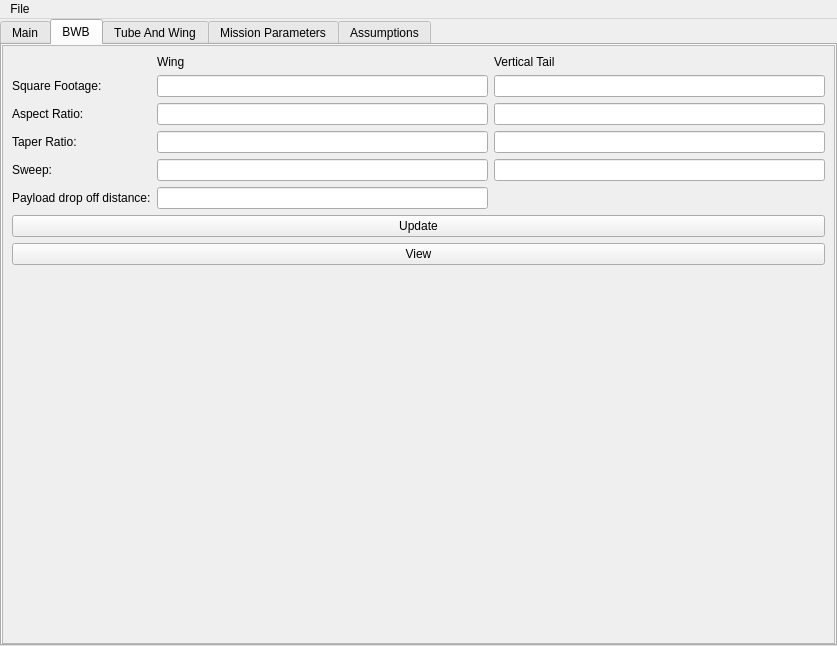
<?xml version="1.0" encoding="UTF-8"?>
<ui version="4.0">
 <class>MainWindow</class>
 <widget class="QMainWindow" name="MainWindow">
  <property name="geometry">
   <rect>
    <x>0</x>
    <y>0</y>
    <width>837</width>
    <height>646</height>
   </rect>
  </property>
  <property name="windowTitle">
   <string>BWB Decision Support Tool</string>
  </property>
  <widget class="QWidget" name="centralwidget">
   <layout class="QGridLayout" name="gridLayout_5">
    <property name="sizeConstraint">
     <enum>QLayout::SizeConstraint::SetDefaultConstraint</enum>
    </property>
    <property name="leftMargin">
     <number>0</number>
    </property>
    <property name="topMargin">
     <number>0</number>
    </property>
    <property name="rightMargin">
     <number>0</number>
    </property>
    <property name="bottomMargin">
     <number>0</number>
    </property>
    <item row="0" column="0">
     <widget class="QTabWidget" name="tabWidget">
      <property name="currentIndex">
       <number>1</number>
      </property>
      <widget class="QWidget" name="tbMain">
       <attribute name="title">
        <string>Main</string>
       </attribute>
       <layout class="QGridLayout" name="gridLayout_4">
        <property name="leftMargin">
         <number>0</number>
        </property>
        <property name="topMargin">
         <number>0</number>
        </property>
        <property name="rightMargin">
         <number>0</number>
        </property>
        <property name="bottomMargin">
         <number>0</number>
        </property>
        <item row="0" column="0">
         <widget class="QScrollArea" name="scrollArea">
          <property name="widgetResizable">
           <bool>true</bool>
          </property>
          <widget class="QWidget" name="scrollAreaWidgetContents">
           <property name="geometry">
            <rect>
             <x>0</x>
             <y>0</y>
             <width>814</width>
             <height>589</height>
            </rect>
           </property>
           <layout class="QVBoxLayout" name="verticalLayout_2">
            <item>
             <layout class="QGridLayout" name="gridLayout_3">
              <item row="0" column="0">
               <widget class="QLabel" name="imgPlot">
                <property name="sizePolicy">
                 <sizepolicy hsizetype="Expanding" vsizetype="Expanding">
                  <horstretch>0</horstretch>
                  <verstretch>0</verstretch>
                 </sizepolicy>
                </property>
                <property name="text">
                 <string/>
                </property>
                <property name="pixmap">
                 <pixmap>plot_placeholder.png</pixmap>
                </property>
               </widget>
              </item>
              <item row="1" column="0">
               <widget class="QPushButton" name="btnPlot">
                <property name="sizePolicy">
                 <sizepolicy hsizetype="Expanding" vsizetype="Fixed">
                  <horstretch>0</horstretch>
                  <verstretch>0</verstretch>
                 </sizepolicy>
                </property>
                <property name="text">
                 <string>plot</string>
                </property>
               </widget>
              </item>
              <item row="0" column="1">
               <layout class="QVBoxLayout" name="verticalLayout">
                <item>
                 <widget class="QToolButton" name="ddGeometry">
                  <property name="sizePolicy">
                   <sizepolicy hsizetype="Minimum" vsizetype="Fixed">
                    <horstretch>0</horstretch>
                    <verstretch>0</verstretch>
                   </sizepolicy>
                  </property>
                  <property name="text">
                   <string>Geometry</string>
                  </property>
                 </widget>
                </item>
                <item>
                 <widget class="QToolButton" name="ddMissionParameters">
                  <property name="sizePolicy">
                   <sizepolicy hsizetype="Minimum" vsizetype="Fixed">
                    <horstretch>0</horstretch>
                    <verstretch>0</verstretch>
                   </sizepolicy>
                  </property>
                  <property name="acceptDrops">
                   <bool>false</bool>
                  </property>
                  <property name="text">
                   <string>Mission Parameters</string>
                  </property>
                  <property name="checkable">
                   <bool>false</bool>
                  </property>
                 </widget>
                </item>
               </layout>
              </item>
             </layout>
            </item>
            <item>
             <layout class="QGridLayout" name="gridLayout_9">
              <item row="0" column="0">
               <widget class="QLabel" name="label">
                <property name="text">
                 <string>TextLabel</string>
                </property>
               </widget>
              </item>
             </layout>
            </item>
           </layout>
          </widget>
         </widget>
        </item>
       </layout>
      </widget>
      <widget class="QWidget" name="tbBWB">
       <attribute name="title">
        <string>BWB</string>
       </attribute>
       <layout class="QGridLayout" name="gridLayout_6">
        <property name="leftMargin">
         <number>0</number>
        </property>
        <property name="topMargin">
         <number>0</number>
        </property>
        <property name="rightMargin">
         <number>0</number>
        </property>
        <property name="bottomMargin">
         <number>0</number>
        </property>
        <item row="0" column="0">
         <widget class="QScrollArea" name="scrollArea_2">
          <property name="widgetResizable">
           <bool>true</bool>
          </property>
          <widget class="QWidget" name="scrollAreaWidgetContents_2">
           <property name="geometry">
            <rect>
             <x>0</x>
             <y>0</y>
             <width>831</width>
             <height>582</height>
            </rect>
           </property>
           <layout class="QVBoxLayout" name="verticalLayout_3">
            <item>
             <layout class="QGridLayout" name="gridLayout">
              <item row="1" column="0">
               <widget class="QLabel" name="lbWingspan">
                <property name="text">
                 <string>Square Footage:</string>
                </property>
               </widget>
              </item>
              <item row="3" column="0">
               <widget class="QLabel" name="label_5">
                <property name="text">
                 <string>Taper Ratio:</string>
                </property>
               </widget>
              </item>
              <item row="5" column="0">
               <widget class="QLabel" name="lbDropDistance">
                <property name="text">
                 <string>Payload drop off distance:</string>
                </property>
               </widget>
              </item>
              <item row="2" column="2">
               <widget class="QLineEdit" name="txtVertTailAspectRatio"/>
              </item>
              <item row="4" column="0">
               <widget class="QLabel" name="label_6">
                <property name="text">
                 <string>Sweep:</string>
                </property>
               </widget>
              </item>
              <item row="4" column="1">
               <widget class="QLineEdit" name="txtWingSweep"/>
              </item>
              <item row="4" column="2">
               <widget class="QLineEdit" name="txtVertTailSweep"/>
              </item>
              <item row="3" column="2">
               <widget class="QLineEdit" name="txtVertTailTaperRatio"/>
              </item>
              <item row="5" column="1">
               <widget class="QLineEdit" name="txtDropDistance"/>
              </item>
              <item row="2" column="0">
               <widget class="QLabel" name="lbTailspan">
                <property name="text">
                 <string>Aspect Ratio:</string>
                </property>
               </widget>
              </item>
              <item row="0" column="1">
               <widget class="QLabel" name="lbWingspan_2">
                <property name="text">
                 <string>Wing</string>
                </property>
               </widget>
              </item>
              <item row="1" column="2">
               <widget class="QLineEdit" name="txtVertTailSqFt"/>
              </item>
              <item row="0" column="2">
               <widget class="QLabel" name="lbWingspan_3">
                <property name="text">
                 <string>Vertical Tail</string>
                </property>
               </widget>
              </item>
              <item row="1" column="1">
               <widget class="QLineEdit" name="txtWingSqFt"/>
              </item>
              <item row="2" column="1">
               <widget class="QLineEdit" name="txtWingAspectRatio"/>
              </item>
              <item row="3" column="1">
               <widget class="QLineEdit" name="txtWingTaperRatio"/>
              </item>
             </layout>
            </item>
            <item>
             <widget class="QPushButton" name="btnUpdate">
              <property name="text">
               <string>Update</string>
              </property>
             </widget>
            </item>
            <item>
             <widget class="QPushButton" name="btnViewBWB">
              <property name="text">
               <string>View</string>
              </property>
             </widget>
            </item>
            <item>
             <widget class="QWidget" name="widTigl" native="true">
              <property name="sizePolicy">
               <sizepolicy hsizetype="Expanding" vsizetype="Expanding">
                <horstretch>0</horstretch>
                <verstretch>0</verstretch>
               </sizepolicy>
              </property>
             </widget>
            </item>
           </layout>
          </widget>
         </widget>
        </item>
       </layout>
      </widget>
      <widget class="QWidget" name="tbTW">
       <property name="enabled">
        <bool>true</bool>
       </property>
       <attribute name="title">
        <string>Tube And Wing</string>
       </attribute>
      </widget>
      <widget class="QWidget" name="tbMissionParameters">
       <attribute name="title">
        <string>Mission Parameters</string>
       </attribute>
       <layout class="QGridLayout" name="gridLayout_7">
        <item row="0" column="0">
         <widget class="QTableWidget" name="tblSensitivities"/>
        </item>
        <item row="0" column="1">
         <widget class="QPushButton" name="btnSensitivities">
          <property name="text">
           <string>Calculate Sensitivities</string>
          </property>
         </widget>
        </item>
       </layout>
      </widget>
      <widget class="QWidget" name="tbAssumptions">
       <attribute name="title">
        <string>Assumptions</string>
       </attribute>
      </widget>
     </widget>
    </item>
   </layout>
  </widget>
  <widget class="QMenuBar" name="menubar">
   <property name="geometry">
    <rect>
     <x>0</x>
     <y>0</y>
     <width>837</width>
     <height>25</height>
    </rect>
   </property>
   <widget class="QMenu" name="menuFile">
    <property name="title">
     <string>File</string>
    </property>
    <addaction name="actionSave"/>
    <addaction name="actionOpen"/>
    <addaction name="actionExit"/>
   </widget>
   <addaction name="menuFile"/>
  </widget>
  <action name="actionExit">
   <property name="text">
    <string>Exit</string>
   </property>
  </action>
  <action name="actionSave">
   <property name="text">
    <string>Save</string>
   </property>
  </action>
  <action name="actionOpen">
   <property name="text">
    <string>Open</string>
   </property>
  </action>
 </widget>
 <resources/>
 <connections/>
</ui>
